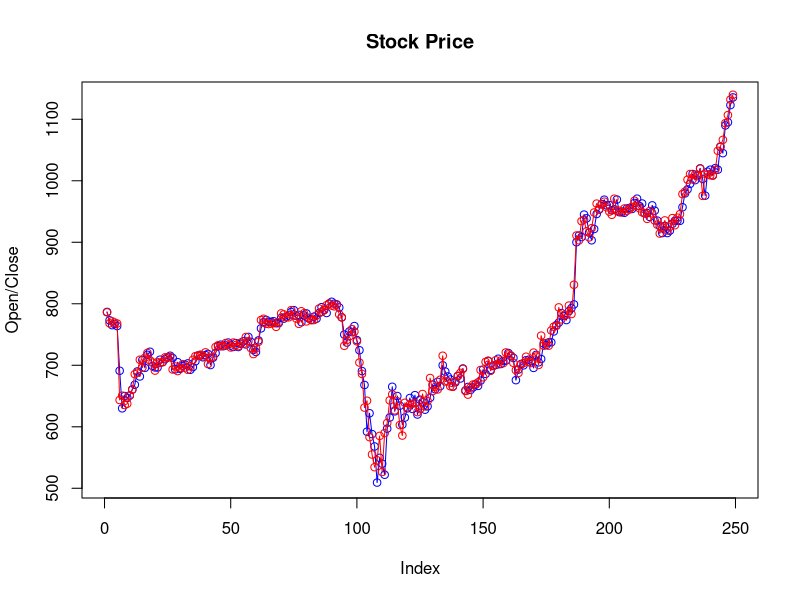

This chart was generated by the following R code:
data <- read.csv('Lab8/data.csv')
summary(data)
data[data == "null"] <- NA
data <- na.omit(data)
summary(data)
png('Lab8/infosys.jpg')
plot(data$Open,type = "o", col = "blue", xlab = "Index", ylab = "Open/Close",main = "Stock Price")
lines(data$Close, type = "o", col ="red")
dev.off()
